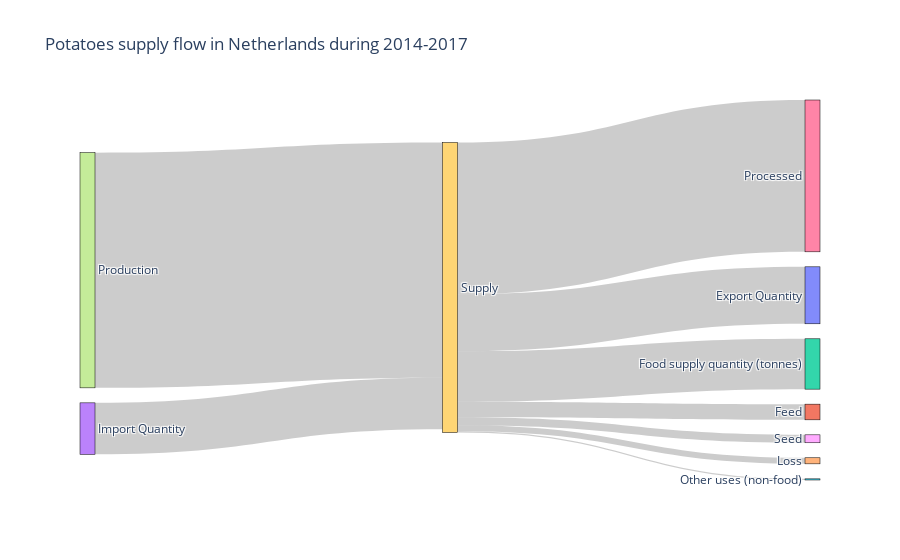

Source (notebook cell):
### Code cell
sankey(df, 'Netherlands', 'Potatoes')

### Figure 1 — Plotly figure (JSON) as saved in the notebook; plotly's stock layout.template omitted (floating-point values rounded to 4 significant figures)
{"data": [{"arrangement": "snap", "link": {"source": [9, 9, 9, 3, 9, 9, 9, 7, 9], "target": [0, 1, 2, 9, 4, 5, 6, 9, 8], "value": [6704661, 1845146, 5925119, 6062749, 714428, 136000, 17865857, 27678169, 934775]}, "node": {"label": ["Export Quantity", "Feed", "Food supply quantity (tonnes)", "Import Quantity", "Loss", "Other uses (non-food)", "Processed", "Production", "Seed", "Supply"], "line": {"color": "black", "width": 0.5}, "pad": 15, "thickness": 15}, "type": "sankey", "valueformat": ".2s", "valuesuffix": "Tonnes"}], "layout": {"title": {"text": "Potatoes supply flow in Netherlands during 2014-2017"}}}
